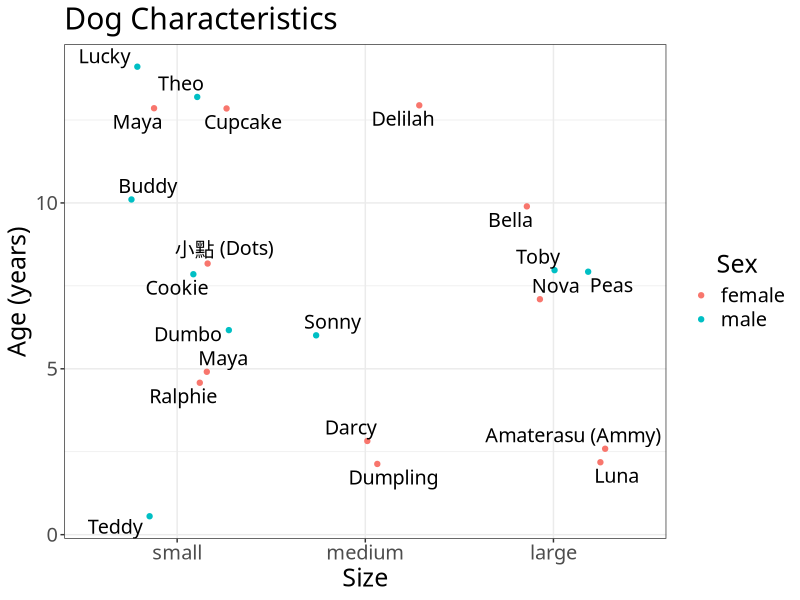

Generate this figure with R:
## ---- chunk 1
knitr::opts_chunk$set(echo = TRUE)
## ---- chunk 2
library(tidyverse)
library(knitr)
library(ggrepel)
## ---- chunk 3
dogs <- read_csv("dogs/dogs.csv", 
                 col_types = cols(col_character(),
                                  col_character(), 
                                  col_factor(),
                                  col_factor(),
                                  col_double()))
dogs$Size <- fct_relevel(dogs$Size, "small")

## ---- chunk 4
kable(dogs)
## ---- chunk 5
dogs %>%
  filter(Name == "Dumpling") %>%
  kable()
## ---- chunk 6
dogs %>%
  filter(Name == "Cupcake") %>%
  kable()
## ---- chunk 7
dogs %>%
  filter(Name == "Bella") %>%
  kable()
## ---- chunk 8
dogs %>%
  filter(Name == "Nova") %>%
  kable()
## ---- chunk 9
dogs %>%
  filter(Name == "Peas") %>%
  kable()
## ---- chunk 10
dogs %>%
  filter(Name == "Delilah") %>%
  kable()
## ---- chunk 11
dogs %>%
  filter(Name == "Dumbo") %>%
  kable()
## ---- chunk 12
dogs %>%
  filter(Name == "Maya", `Age (years)` == 5) %>%
  kable()
## ---- chunk 13
dogs %>%
  filter(Name == "Toby") %>%
  kable()
## ---- chunk 14
dogs %>%
  filter(Name == "Sonny") %>%
  kable()
## ---- chunk 15
dogs %>%
  filter(Name == "Cookie") %>%
  kable()
## ---- chunk 16
dogs %>%
  filter(Name == "Luna") %>%
  kable()
## ---- chunk 17
dogs %>%
  filter(Name == "Buddy") %>%
  kable()
## ---- chunk 18
dogs %>%
  filter(Name == "Maya", `Age (years)` == 13) %>%
  kable()
## ---- chunk 19
dogs %>%
  filter(Name == "小點 (Dots)") %>%
  kable()
## ---- chunk 20
dogs %>%
  filter(Name == "Teddy") %>%
  kable()
## ---- chunk 21
dogs %>%
  filter(Name == "Darcy") %>%
  kable()
## ---- chunk 22
dogs %>%
  filter(Name == "Theo") %>%
  kable()
## ---- chunk 23
dogs %>%
  filter(Name == "Lucky") %>%
  kable()
## ---- chunk 24
dogs %>%
  filter(Name == "ralphie") %>%
  kable()
## ---- chunk 25
dogs %>%
  filter(Name == "Amaterasu (Ammy)") %>%
  kable()
## ---- chunk 26
dogs %>%
  ggplot(aes(x=Size, y=`Age (years)`, colour = Sex)) +
  geom_jitter(position = position_jitter(width = 0.3, 
                                         seed = 6)) + 
  geom_text_repel(aes(label=Name), 
                  position = position_jitter(width = 0.3, 
                                             seed = 6), 
                  show.legend = FALSE, 
                  colour = "black",
                  family = "STFangsong",
                  size = 5) +
  labs(y = "Age (years)",
       x = "Size",
       title = "Dog Characteristics") +
  theme_bw() +
  theme(text = element_text(size = 18, 
                            family = "STFangsong"),
        legend.title.align = 0.5)
